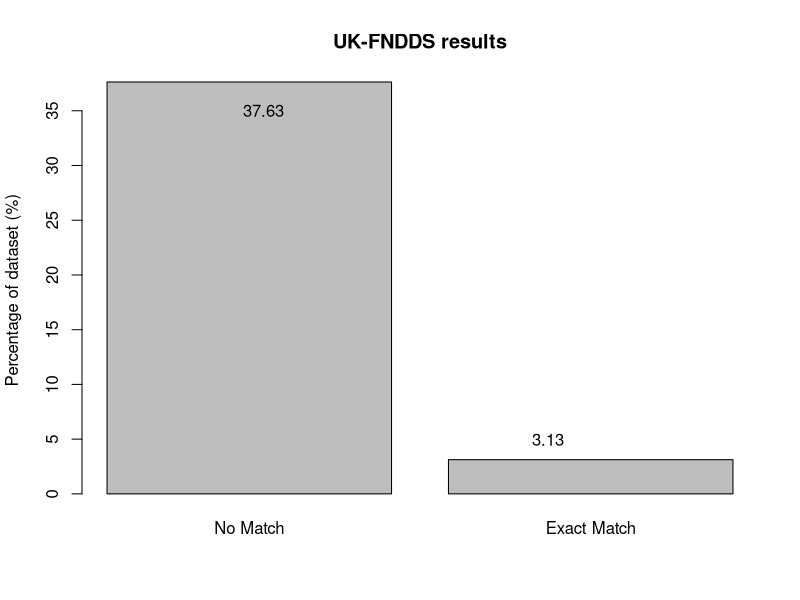

Write R code to recreate this figure.
match_file <- read.csv(file="Data/UK-FNDDS.matches.csv", head=TRUE, sep=",")

exact_match <- 0
no_match <- 0

get_raw_number <- function(str) {
  str = strsplit(str, ";")
  str = str[[1]][1]
  str = strsplit(str, "match")
  str = str[[1]][1]
  str = strsplit(str, "\\(")
  str = str[[1]][length(str[[1]])]
  str = strsplit(str, "%")
  str = str[[1]][1]
  if (is.na(str)) str = 0
  return(as.numeric(str))
}

for (match in match_file$US.Matches) {
  match = get_raw_number(match)
  
  if(match > 95) {
    exact_match = exact_match + 1
  } else if(match == 0) {
    no_match = no_match + 1
  }
}

no_match = no_match/nrow(match_file)*100
exact_match = exact_match/nrow(match_file)*100

H <- c(no_match, exact_match)
names <- c("No Match", "Exact Match")


barplot(H, ylab = "Percentage of dataset (%)", names.arg=names , main="UK-FNDDS results")
text(.75, 35, round(no_match, 2))
text(1.75, 5, round(exact_match, 2))



